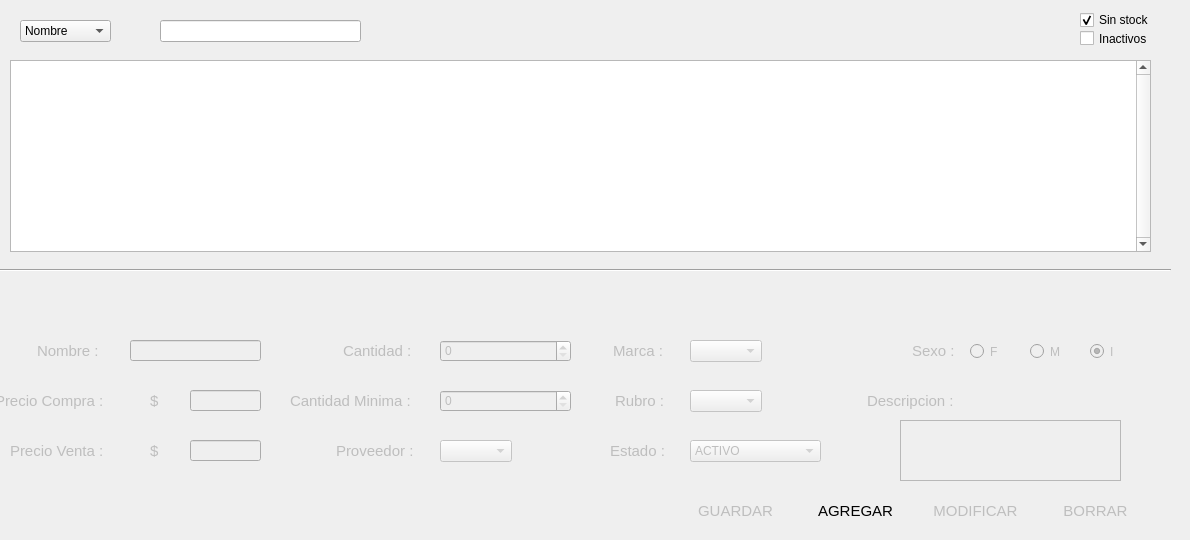
    <widget class="QWidget" name="tab_Productos">
     <attribute name="icon">
      <iconset>
       <normalon>../../../../home/pablo/.designer/Img/Shoppingcart32.png</normalon>
      </iconset>
     </attribute>
     <attribute name="title">
      <string>Productos</string>
     </attribute>
     <widget class="QTableView" name="tvProductProductsTab">
      <property name="geometry">
       <rect>
        <x>10</x>
        <y>60</y>
        <width>1141</width>
        <height>192</height>
       </rect>
      </property>
      <property name="styleSheet">
       <string notr="true">font: 9pt &quot;MS Shell Dlg 2&quot;;</string>
      </property>
      <property name="verticalScrollBarPolicy">
       <enum>Qt::ScrollBarAlwaysOn</enum>
      </property>
      <property name="horizontalScrollBarPolicy">
       <enum>Qt::ScrollBarAlwaysOff</enum>
      </property>
      <attribute name="verticalHeaderVisible">
       <bool>false</bool>
      </attribute>
      <attribute name="verticalHeaderHighlightSections">
       <bool>false</bool>
      </attribute>
     </widget>
     <widget class="QComboBox" name="cbFilterProductProductsTab">
      <property name="geometry">
       <rect>
        <x>20</x>
        <y>20</y>
        <width>91</width>
        <height>22</height>
       </rect>
      </property>
      <property name="styleSheet">
       <string notr="true">font: 9pt &quot;MS Shell Dlg 2&quot;;</string>
      </property>
      <item>
       <property name="text">
        <string>Nombre</string>
       </property>
      </item>
      <item>
       <property name="text">
        <string>Marca</string>
       </property>
      </item>
      <item>
       <property name="text">
        <string>Rubro</string>
       </property>
      </item>
     </widget>
     <widget class="QLineEdit" name="txtFilterProductProductsTab">
      <property name="geometry">
       <rect>
        <x>160</x>
        <y>20</y>
        <width>201</width>
        <height>22</height>
       </rect>
      </property>
      <property name="styleSheet">
       <string notr="true">font: 9pt &quot;MS Shell Dlg 2&quot;;</string>
      </property>
     </widget>
     <widget class="Line" name="line1_p">
      <property name="geometry">
       <rect>
        <x>0</x>
        <y>260</y>
        <width>1171</width>
        <height>20</height>
       </rect>
      </property>
      <property name="orientation">
       <enum>Qt::Horizontal</enum>
      </property>
     </widget>
     <widget class="QPushButton" name="btnDeleteProductsTab">
      <property name="enabled">
       <bool>false</bool>
      </property>
      <property name="geometry">
       <rect>
        <x>1040</x>
        <y>490</y>
        <width>111</width>
        <height>41</height>
       </rect>
      </property>
      <property name="font">
       <font>
        <family>Segoe UI</family>
        <pointsize>11</pointsize>
        <weight>9</weight>
        <italic>false</italic>
        <bold>false</bold>
       </font>
      </property>
      <property name="cursor">
       <cursorShape>PointingHandCursor</cursorShape>
      </property>
      <property name="styleSheet">
       <string notr="true">background: qradialgradient(cx: 0.3, cy: -0.4,
fx: 0.3, fy: -0.4,
radius: 1.35, stop: 0 #fff, stop: 1 #bbb);
border-radius: 11px;</string>
      </property>
      <property name="text">
       <string>BORRAR</string>
      </property>
      <property name="icon">
       <iconset>
        <normaloff>../../../../home/pablo/.designer/Img/borrar.png</normaloff>../../../../home/pablo/.designer/Img/borrar.png</iconset>
      </property>
      <property name="iconSize">
       <size>
        <width>20</width>
        <height>20</height>
       </size>
      </property>
     </widget>
     <widget class="QPushButton" name="btnUpdateProductsTab">
      <property name="enabled">
       <bool>false</bool>
      </property>
      <property name="geometry">
       <rect>
        <x>920</x>
        <y>490</y>
        <width>111</width>
        <height>41</height>
       </rect>
      </property>
      <property name="font">
       <font>
        <family>Segoe UI</family>
        <pointsize>11</pointsize>
        <weight>9</weight>
        <italic>false</italic>
        <bold>false</bold>
       </font>
      </property>
      <property name="cursor">
       <cursorShape>PointingHandCursor</cursorShape>
      </property>
      <property name="styleSheet">
       <string notr="true">background: qradialgradient(cx: 0.3, cy: -0.4,
fx: 0.3, fy: -0.4,
radius: 1.35, stop: 0 #fff, stop: 1 #bbb);
border-radius: 11px;</string>
      </property>
      <property name="text">
       <string>MODIFICAR</string>
      </property>
      <property name="icon">
       <iconset>
        <normaloff>../../../../home/pablo/.designer/Img/actualizar.png</normaloff>../../../../home/pablo/.designer/Img/actualizar.png</iconset>
      </property>
      <property name="iconSize">
       <size>
        <width>20</width>
        <height>20</height>
       </size>
      </property>
     </widget>
     <widget class="QPushButton" name="btnAddProductsTab">
      <property name="geometry">
       <rect>
        <x>800</x>
        <y>490</y>
        <width>111</width>
        <height>41</height>
       </rect>
      </property>
      <property name="font">
       <font>
        <family>Segoe UI</family>
        <pointsize>11</pointsize>
        <weight>9</weight>
        <italic>false</italic>
        <bold>false</bold>
       </font>
      </property>
      <property name="cursor">
       <cursorShape>PointingHandCursor</cursorShape>
      </property>
      <property name="styleSheet">
       <string notr="true">background: qradialgradient(cx: 0.3, cy: -0.4,
fx: 0.3, fy: -0.4,
radius: 1.35, stop: 0 #fff, stop: 1 #bbb);
border-radius: 11px;</string>
      </property>
      <property name="text">
       <string>AGREGAR</string>
      </property>
      <property name="icon">
       <iconset>
        <normaloff>../../../../home/pablo/.designer/Img/agregar.png</normaloff>../../../../home/pablo/.designer/Img/agregar.png</iconset>
      </property>
      <property name="iconSize">
       <size>
        <width>20</width>
        <height>20</height>
       </size>
      </property>
     </widget>
     <widget class="QPushButton" name="btnSaveProductsTab">
      <property name="enabled">
       <bool>false</bool>
      </property>
      <property name="geometry">
       <rect>
        <x>680</x>
        <y>490</y>
        <width>111</width>
        <height>41</height>
       </rect>
      </property>
      <property name="font">
       <font>
        <family>Segoe UI</family>
        <pointsize>11</pointsize>
        <weight>9</weight>
        <italic>false</italic>
        <bold>false</bold>
       </font>
      </property>
      <property name="cursor">
       <cursorShape>PointingHandCursor</cursorShape>
      </property>
      <property name="styleSheet">
       <string notr="true">background: qradialgradient(cx: 0.3, cy: -0.4,
fx: 0.3, fy: -0.4,
radius: 1.35, stop: 0 #fff, stop: 1 #bbb);
border-radius: 11px;</string>
      </property>
      <property name="text">
       <string>GUARDAR</string>
      </property>
      <property name="icon">
       <iconset>
        <normaloff>../../../../home/pablo/.designer/Img/guardar.png</normaloff>../../../../home/pablo/.designer/Img/guardar.png</iconset>
      </property>
      <property name="iconSize">
       <size>
        <width>20</width>
        <height>20</height>
       </size>
      </property>
     </widget>
     <widget class="QWidget" name="wDatosProducto" native="true">
      <property name="enabled">
       <bool>false</bool>
      </property>
      <property name="geometry">
       <rect>
        <x>-10</x>
        <y>320</y>
        <width>1141</width>
        <height>171</height>
       </rect>
      </property>
      <widget class="QLabel" name="label2_p">
       <property name="geometry">
        <rect>
         <x>5</x>
         <y>70</y>
         <width>131</width>
         <height>21</height>
        </rect>
       </property>
       <property name="font">
        <font>
         <family>Segoe UI</family>
         <pointsize>11</pointsize>
         <weight>9</weight>
         <italic>false</italic>
         <bold>false</bold>
        </font>
       </property>
       <property name="text">
        <string>Precio Compra :</string>
       </property>
      </widget>
      <widget class="QLabel" name="label8_p">
       <property name="geometry">
        <rect>
         <x>300</x>
         <y>70</y>
         <width>121</width>
         <height>21</height>
        </rect>
       </property>
       <property name="font">
        <font>
         <family>Segoe UI</family>
         <pointsize>11</pointsize>
         <weight>9</weight>
         <italic>false</italic>
         <bold>false</bold>
        </font>
       </property>
       <property name="text">
        <string>Cantidad Minima :</string>
       </property>
      </widget>
      <widget class="QLabel" name="label1_p">
       <property name="geometry">
        <rect>
         <x>47</x>
         <y>20</y>
         <width>71</width>
         <height>21</height>
        </rect>
       </property>
       <property name="font">
        <font>
         <family>Segoe UI</family>
         <pointsize>11</pointsize>
         <weight>9</weight>
         <italic>false</italic>
         <bold>false</bold>
        </font>
       </property>
       <property name="text">
        <string>Nombre :</string>
       </property>
      </widget>
      <widget class="QLabel" name="label6_p">
       <property name="geometry">
        <rect>
         <x>353</x>
         <y>20</y>
         <width>81</width>
         <height>21</height>
        </rect>
       </property>
       <property name="font">
        <font>
         <family>Segoe UI</family>
         <pointsize>11</pointsize>
         <weight>9</weight>
         <italic>false</italic>
         <bold>false</bold>
        </font>
       </property>
       <property name="text">
        <string>Cantidad :</string>
       </property>
      </widget>
      <widget class="QSpinBox" name="sbQuantityProductsTab">
       <property name="geometry">
        <rect>
         <x>450</x>
         <y>20</y>
         <width>131</width>
         <height>22</height>
        </rect>
       </property>
       <property name="styleSheet">
        <string notr="true">font: 9pt &quot;MS Shell Dlg 2&quot;;</string>
       </property>
      </widget>
      <widget class="QPushButton" name="btnBrandProductsTab">
       <property name="geometry">
        <rect>
         <x>830</x>
         <y>20</y>
         <width>20</width>
         <height>20</height>
        </rect>
       </property>
       <property name="cursor">
        <cursorShape>PointingHandCursor</cursorShape>
       </property>
       <property name="styleSheet">
        <string notr="true">background: qradialgradient(cx: 0.4, cy: -0.1,
fx: 0.4, fy: -0.1,
radius: 1.35, stop: 0 #fff, stop: 1 #ddd);
border-radius: 5px;</string>
       </property>
       <property name="text">
        <string/>
       </property>
       <property name="icon">
        <iconset>
         <normaloff>../../../../home/pablo/.designer/Img/mas.png</normaloff>../../../../home/pablo/.designer/Img/mas.png</iconset>
       </property>
       <property name="iconSize">
        <size>
         <width>19</width>
         <height>19</height>
        </size>
       </property>
      </widget>
      <widget class="QLineEdit" name="txtSalesPriceProductsTab">
       <property name="geometry">
        <rect>
         <x>200</x>
         <y>120</y>
         <width>71</width>
         <height>21</height>
        </rect>
       </property>
       <property name="styleSheet">
        <string notr="true">font: 9pt &quot;MS Shell Dlg 2&quot;;</string>
       </property>
       <property name="inputMethodHints">
        <set>Qt::ImhPreferNumbers</set>
       </property>
      </widget>
      <widget class="QLineEdit" name="txtPurchasePriceProductsTab">
       <property name="geometry">
        <rect>
         <x>200</x>
         <y>70</y>
         <width>71</width>
         <height>21</height>
        </rect>
       </property>
       <property name="styleSheet">
        <string notr="true">font: 9pt &quot;MS Shell Dlg 2&quot;;</string>
       </property>
       <property name="inputMethodHints">
        <set>Qt::ImhDigitsOnly</set>
       </property>
      </widget>
      <widget class="QLabel" name="label10_p">
       <property name="geometry">
        <rect>
         <x>346</x>
         <y>120</y>
         <width>91</width>
         <height>21</height>
        </rect>
       </property>
       <property name="font">
        <font>
         <family>Segoe UI</family>
         <pointsize>11</pointsize>
         <weight>9</weight>
         <italic>false</italic>
         <bold>false</bold>
        </font>
       </property>
       <property name="text">
        <string>Proveedor :</string>
       </property>
      </widget>
      <widget class="QRadioButton" name="rbMaleProductsTab">
       <property name="geometry">
        <rect>
         <x>1040</x>
         <y>23</y>
         <width>41</width>
         <height>17</height>
        </rect>
       </property>
       <property name="font">
        <font>
         <family>MS Shell Dlg 2</family>
         <pointsize>9</pointsize>
         <weight>50</weight>
         <italic>false</italic>
         <bold>false</bold>
        </font>
       </property>
       <property name="styleSheet">
        <string notr="true">font: 9pt &quot;MS Shell Dlg 2&quot;;</string>
       </property>
       <property name="text">
        <string>M</string>
       </property>
      </widget>
      <widget class="QLabel" name="label3_p">
       <property name="geometry">
        <rect>
         <x>160</x>
         <y>70</y>
         <width>16</width>
         <height>21</height>
        </rect>
       </property>
       <property name="font">
        <font>
         <family>Segoe UI</family>
         <pointsize>11</pointsize>
         <weight>9</weight>
         <italic>false</italic>
         <bold>false</bold>
        </font>
       </property>
       <property name="text">
        <string>$</string>
       </property>
      </widget>
      <widget class="QRadioButton" name="rbFemaleProductsTab">
       <property name="geometry">
        <rect>
         <x>980</x>
         <y>23</y>
         <width>41</width>
         <height>17</height>
        </rect>
       </property>
       <property name="font">
        <font>
         <family>MS Shell Dlg 2</family>
         <pointsize>9</pointsize>
         <weight>50</weight>
         <italic>false</italic>
         <bold>false</bold>
        </font>
       </property>
       <property name="styleSheet">
        <string notr="true">font: 9pt &quot;MS Shell Dlg 2&quot;;</string>
       </property>
       <property name="text">
        <string>F</string>
       </property>
      </widget>
      <widget class="QLabel" name="label7_p">
       <property name="geometry">
        <rect>
         <x>623</x>
         <y>20</y>
         <width>71</width>
         <height>21</height>
        </rect>
       </property>
       <property name="font">
        <font>
         <family>Segoe UI</family>
         <pointsize>11</pointsize>
         <weight>9</weight>
         <italic>false</italic>
         <bold>false</bold>
        </font>
       </property>
       <property name="text">
        <string>Marca :</string>
       </property>
      </widget>
      <widget class="QLabel" name="label4_p">
       <property name="geometry">
        <rect>
         <x>20</x>
         <y>120</y>
         <width>111</width>
         <height>21</height>
        </rect>
       </property>
       <property name="font">
        <font>
         <family>Segoe UI</family>
         <pointsize>11</pointsize>
         <weight>9</weight>
         <italic>false</italic>
         <bold>false</bold>
        </font>
       </property>
       <property name="text">
        <string>Precio Venta :</string>
       </property>
      </widget>
      <widget class="QLineEdit" name="txtProductNameProductsTab">
       <property name="geometry">
        <rect>
         <x>140</x>
         <y>20</y>
         <width>131</width>
         <height>21</height>
        </rect>
       </property>
       <property name="styleSheet">
        <string notr="true">font: 9pt &quot;MS Shell Dlg 2&quot;;</string>
       </property>
      </widget>
      <widget class="QLabel" name="label5_p">
       <property name="geometry">
        <rect>
         <x>160</x>
         <y>120</y>
         <width>16</width>
         <height>21</height>
        </rect>
       </property>
       <property name="font">
        <font>
         <family>Segoe UI</family>
         <pointsize>11</pointsize>
         <weight>9</weight>
         <italic>false</italic>
         <bold>false</bold>
        </font>
       </property>
       <property name="text">
        <string>$</string>
       </property>
      </widget>
      <widget class="QPushButton" name="btnCategoryProductsTab">
       <property name="geometry">
        <rect>
         <x>830</x>
         <y>70</y>
         <width>20</width>
         <height>20</height>
        </rect>
       </property>
       <property name="cursor">
        <cursorShape>PointingHandCursor</cursorShape>
       </property>
       <property name="styleSheet">
        <string notr="true">background: qradialgradient(cx: 0.4, cy: -0.1,
fx: 0.4, fy: -0.1,
radius: 1.35, stop: 0 #fff, stop: 1 #ddd);
border-radius: 5px;</string>
       </property>
       <property name="text">
        <string/>
       </property>
       <property name="icon">
        <iconset>
         <normaloff>../../../../home/pablo/.designer/Img/mas.png</normaloff>../../../../home/pablo/.designer/Img/mas.png</iconset>
       </property>
       <property name="iconSize">
        <size>
         <width>19</width>
         <height>19</height>
        </size>
       </property>
      </widget>
      <widget class="QTextEdit" name="txtProductDescriptionProductsTab">
       <property name="geometry">
        <rect>
         <x>910</x>
         <y>100</y>
         <width>221</width>
         <height>61</height>
        </rect>
       </property>
       <property name="styleSheet">
        <string notr="true">font: 9pt &quot;MS Shell Dlg 2&quot;;</string>
       </property>
      </widget>
      <widget class="QLabel" name="label11_p">
       <property name="geometry">
        <rect>
         <x>625</x>
         <y>70</y>
         <width>71</width>
         <height>21</height>
        </rect>
       </property>
       <property name="font">
        <font>
         <family>Segoe UI</family>
         <pointsize>11</pointsize>
         <weight>9</weight>
         <italic>false</italic>
         <bold>false</bold>
        </font>
       </property>
       <property name="text">
        <string>Rubro :</string>
       </property>
      </widget>
      <widget class="QLabel" name="label13_p">
       <property name="geometry">
        <rect>
         <x>922</x>
         <y>20</y>
         <width>71</width>
         <height>21</height>
        </rect>
       </property>
       <property name="font">
        <font>
         <family>Segoe UI</family>
         <pointsize>11</pointsize>
         <weight>9</weight>
         <italic>false</italic>
         <bold>false</bold>
        </font>
       </property>
       <property name="text">
        <string>Sexo :</string>
       </property>
      </widget>
      <widget class="QLabel" name="label14_p">
       <property name="geometry">
        <rect>
         <x>877</x>
         <y>70</y>
         <width>111</width>
         <height>21</height>
        </rect>
       </property>
       <property name="font">
        <font>
         <family>Segoe UI</family>
         <pointsize>11</pointsize>
         <weight>9</weight>
         <italic>false</italic>
         <bold>false</bold>
        </font>
       </property>
       <property name="text">
        <string>Descripcion :</string>
       </property>
      </widget>
      <widget class="QSpinBox" name="sbMinimumQuantityProductsTab">
       <property name="geometry">
        <rect>
         <x>450</x>
         <y>70</y>
         <width>131</width>
         <height>22</height>
        </rect>
       </property>
       <property name="styleSheet">
        <string notr="true">font: 9pt &quot;MS Shell Dlg 2&quot;;</string>
       </property>
      </widget>
      <widget class="QLabel" name="label11_p_2">
       <property name="geometry">
        <rect>
         <x>620</x>
         <y>120</y>
         <width>71</width>
         <height>21</height>
        </rect>
       </property>
       <property name="font">
        <font>
         <family>Segoe UI</family>
         <pointsize>11</pointsize>
         <weight>9</weight>
         <italic>false</italic>
         <bold>false</bold>
        </font>
       </property>
       <property name="text">
        <string>Estado :</string>
       </property>
      </widget>
      <widget class="QComboBox" name="cbProductStatusProductsTab">
       <property name="geometry">
        <rect>
         <x>700</x>
         <y>120</y>
         <width>131</width>
         <height>22</height>
        </rect>
       </property>
       <property name="styleSheet">
        <string notr="true"/>
       </property>
       <item>
        <property name="text">
         <string>ACTIVO</string>
        </property>
       </item>
       <item>
        <property name="text">
         <string>INACTIVO</string>
        </property>
       </item>
      </widget>
      <widget class="QRadioButton" name="rbIndiferente_p">
       <property name="geometry">
        <rect>
         <x>1100</x>
         <y>23</y>
         <width>41</width>
         <height>17</height>
        </rect>
       </property>
       <property name="font">
        <font>
         <family>MS Shell Dlg 2</family>
         <pointsize>9</pointsize>
         <weight>50</weight>
         <italic>false</italic>
         <bold>false</bold>
        </font>
       </property>
       <property name="styleSheet">
        <string notr="true">font: 9pt &quot;MS Shell Dlg 2&quot;;</string>
       </property>
       <property name="text">
        <string>I</string>
       </property>
       <property name="checked">
        <bool>true</bool>
       </property>
      </widget>
      <widget class="QComboBox" name="cbCategoryProductsTab">
       <property name="geometry">
        <rect>
         <x>700</x>
         <y>70</y>
         <width>72</width>
         <height>22</height>
        </rect>
       </property>
      </widget>
      <widget class="QComboBox" name="cbSupplierProductsTab">
       <property name="geometry">
        <rect>
         <x>450</x>
         <y>120</y>
         <width>72</width>
         <height>22</height>
        </rect>
       </property>
      </widget>
      <widget class="QComboBox" name="cbBrandProductsTab">
       <property name="geometry">
        <rect>
         <x>700</x>
         <y>20</y>
         <width>72</width>
         <height>22</height>
        </rect>
       </property>
      </widget>
     </widget>
     <widget class="QCheckBox" name="cbInactiveProductsTab">
      <property name="geometry">
       <rect>
        <x>1080</x>
        <y>30</y>
        <width>91</width>
        <height>17</height>
       </rect>
      </property>
      <property name="styleSheet">
       <string notr="true">font: 8pt &quot;MS Shell Dlg 2&quot;;</string>
      </property>
      <property name="text">
       <string>Inactivos</string>
      </property>
     </widget>
     <widget class="QCheckBox" name="cbOutStock">
      <property name="geometry">
       <rect>
        <x>1080</x>
        <y>10</y>
        <width>101</width>
        <height>20</height>
       </rect>
      </property>
      <property name="styleSheet">
       <string notr="true">font: 8pt &quot;MS Shell Dlg 2&quot;;</string>
      </property>
      <property name="text">
       <string>Sin stock</string>
      </property>
      <property name="checked">
       <bool>true</bool>
      </property>
     </widget>
     <widget class="QLabel" name="label_6">
      <property name="geometry">
       <rect>
        <x>130</x>
        <y>20</y>
        <width>21</width>
        <height>16</height>
       </rect>
      </property>
      <property name="font">
       <font>
        <family>Segoe UI</family>
        <pointsize>11</pointsize>
        <weight>9</weight>
        <italic>false</italic>
        <bold>false</bold>
       </font>
      </property>
      <property name="text">
       <string>&lt;html&gt;
&lt;head/&gt;
&lt;body&gt;
&lt;IMG SRC=&quot;../Img/buscar.png&quot; width=&quot;16&quot; height=&quot;16&quot;&gt;
&lt;/body&gt;
&lt;/html&gt;</string>
      </property>
     </widget>
    </widget>
